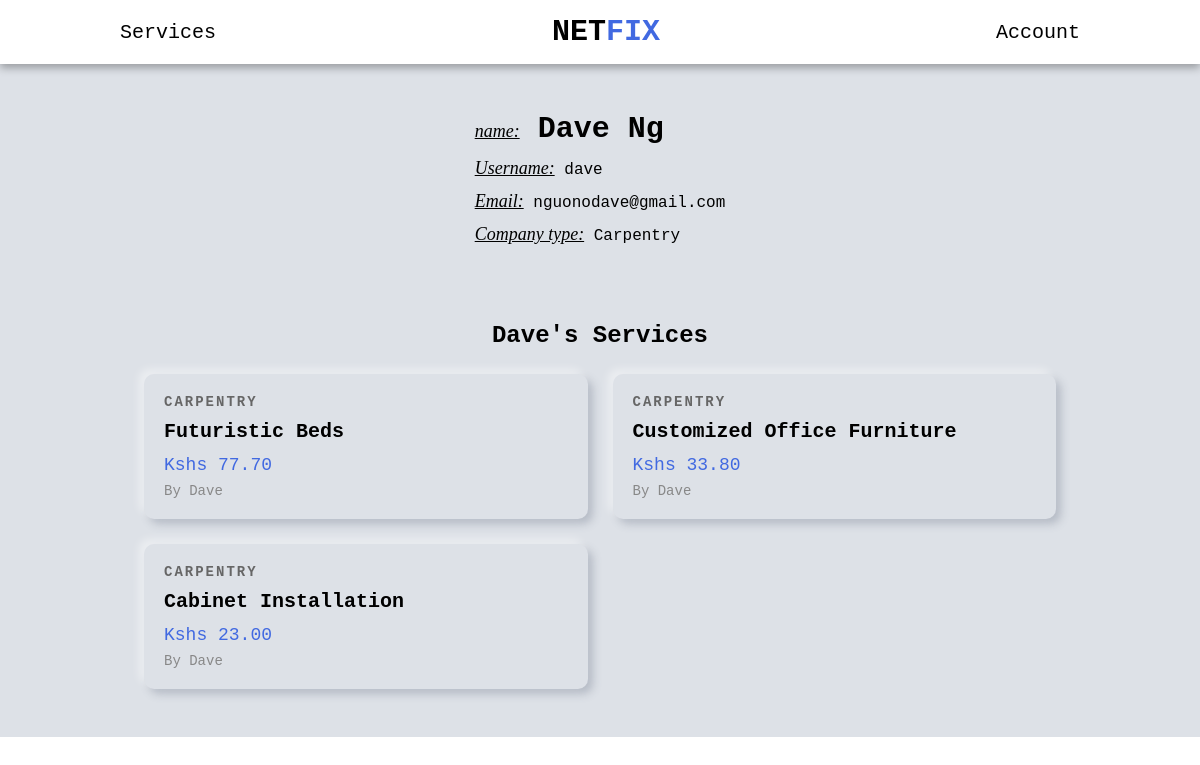
Screenshot of /profile/dave/ with the database file from the repository.
### users/models.py (models this page shows, shortened)
class User(AbstractUser):
    is_company = models.BooleanField(default=False)
    is_customer = models.BooleanField(default=False)
    email = models.EmailField(max_length=100, unique=True)
    username = models.CharField(max_length=100, unique=True)
    id = models.UUIDField(default=uuid.uuid4, unique=True, primary_key=True, editable=False)
    USERNAME_FIELD = 'email'
    REQUIRED_FIELDS = ['username']

class Company(models.Model):
    user = models.OneToOneField(User, on_delete=models.CASCADE, primary_key=True)
    choices = (
        ('Air Conditioner', 'Air Conditioner'),
        ('All in One', 'All in One'),
        ('Carpentry', 'Carpentry'),
        ('Electricity', 'Electricity'),
        ('Gardening', 'Gardening'),
        ('Home Machines', 'Home Machines'),
        ('House Keeping', 'House Keeping'),
        ('Interior Design', 'Interior Design'),
        ('Locks', 'Locks'),
        ('Painting', 'Painting'),
        ('Plumbing', 'Plumbing'),
        ('Water Heaters', 'Water Heaters'),
    )
    field = models.CharField(max_length=30, blank=False, null=False, default="", choices=choices)
    def __str__(self):
        return self.user.username

### services/models.py (models this page shows, shortened)
class Service(models.Model):
    company = models.ForeignKey(Company, default="", on_delete=models.CASCADE)
    name = models.CharField(max_length=40)
    description = models.TextField()
    price_hr = models.DecimalField(decimal_places=2, max_digits=100)
    choices = (
        ('Air Conditioner', 'Air Conditioner'),
        ('Carpentry', 'Carpentry'),
        ('Electricity', 'Electricity'),
        ('Gardening', 'Gardening'),
        ('Home Machines', 'Home Machines'),
        ('House Keeping', 'House Keeping'),
        ('Interior Design', 'Interior Design'),
        ('Locks', 'Locks'),
        ('Painting', 'Painting'),
        ('Plumbing', 'Plumbing'),
        ('Water Heaters', 'Water Heaters'),
    )
    field = models.CharField(max_length=30, blank=False, null=False, default="", choices=choices)
    date = models.DateTimeField(auto_now=True, null=False)
    id = models.UUIDField(default=uuid.uuid4, unique=True, primary_key=True, editable=False)

### users/views.py (the view)
# urls.py: path('profile/<str:username>/', v.profile, name='profile'),
def profile(request, username):
    user = User.objects.get(username=username)
    context = {
        "profile": user,
    }
    if user.is_company:
        services = user.company.service_set.all().order_by('-date')
        context['services'] = services
    return render(request, "users/profile.html", context)

### users/templates/users/profile.html (shortened to what this page needs)
{% extends 'main/base.html' %}
{% block content %}
{% if request.user.is_authenticated and user.username == profile.username and user.is_customer %}
    <div class="profile-details-header customer-details-header">
        <div class="header-content">
            <h1 class="full-name">
                <span class="profile-usher">name:</span> <span>{{profile.first_name}} </span><span>{{profile.last_name}}</span>
            </h1>
            <p class="username"><span class="profile-usher">Username:</span> {{profile.username}}</p>
            <p class="email"><span class="profile-usher">Email:</span> {{profile.email}}</p>
        </div>
    </div>
    <div class="services-header  services-header-profile">
        <h1>Previous Requested Services</h1>
    </div>
{% else %}
    {% if profile.is_company %}
        <div class="profile-details-header">
            <div class="header-content">
                <h1 class="full-name">
                    <span class="profile-usher">name:</span> <span>{{profile.first_name}} </span><span>{{profile.last_name}}</span>
                </h1>
                <p class="username"><span class="profile-usher">Username:</span> {{profile.username}}</p>
                <p class="email"><span class="profile-usher">Email:</span> {{profile.email}}</p>
                <p class="field"><span class="profile-usher">Company type:</span> {{profile.company.field}}</p>
            </div>
        </div>
        <div class="services-header services-header-profile">
            <h1>{{profile.first_name}}'s Services</h1>
        </div>
        <div class="services-grid">
            {% for service in services %}
            <a href="{% url 'index' service.id %}" class="service-card">
                <div class="card-content">
                    <div class="service-category">{{ service.field }}</div>
                    <h2 class="service-name">{{ service.name }}</h2>
                    <div class="service-price">Kshs {{ service.price_hr }}</div>
                    <div class="service-company">by {{service.company}}</div>
                </div>
            </a>
            {% endfor %}
        </div>
    {% endif %}
{% endif %}
{% endblock content %}

### static/css/style.css (style rules this page uses)
* { margin: 0; padding: 0; box-sizing: border-box; font-family: 'Courier New', Courier, monospace; }
a { text-decoration: none; color: black; }
.services-grid { display: grid; grid-template-columns: repeat(auto-fill, minmax(300px, 1fr)); gap: 25px; }
.services-header { display: flex; align-items: center; justify-content: center; flex-direction: column; margin-bottom: 25px; text-transform: capitalize; }
.service-card { border-radius: 10px; box-shadow: -5px -5px 9px rgba(255,255,255,0.45), 5px 5px 9px rgba(94,104,121,0.3); transition: transform 0.3s; cursor: pointer; text-decoration: none; color: black; display: block; }
.card-content { padding: 20px; }
.service-category { font-size: 14px; font-weight: 800; color: #666; margin-bottom: 10px; text-transform: uppercase; letter-spacing: 2px; }
.service-name { font-size: 20px; text-transform: capitalize; font-weight: bold; margin-bottom: 12px; }
.service-price { font-size: 18px; color: royalblue; margin-bottom: 8px; }
.service-company { font-size: 14px; text-transform: capitalize; color: #888; }
.profile-details-header { display: flex; flex-direction: column; justify-content: center; margin-bottom: 30px; padding: 25px 0; position: relative; height: 180px; }
.header-content { display: block; position: absolute; left: 50%; transform: translateX(-50%); height: 100%; }
.profile-details-header .full-name { text-transform: capitalize; font-size: 30px; margin-bottom: 12px; }
.profile-details-header .username, .profile-details-header .email { font-size: 100%; margin-bottom: 12px; }
.profile-usher { all: initial; font-size: 18px; font-style: italic; text-decoration: underline; }
.services-header-profile { font-size: 12px; }

### rows the page displays
User: first_name "Dave", last_name "Ng", username "dave", email "nguonodave@gmail.com", company.field "Carpentry"
Service: field "CARPENTRY", name "Futuristic Beds", price_hr "77.70", company "Dave"
Service: field "CARPENTRY", name "Customized Office Furniture", price_hr "33.80", company "Dave"
Service: field "CARPENTRY", name "Cabinet Installation", price_hr "23.00", company "Dave"
